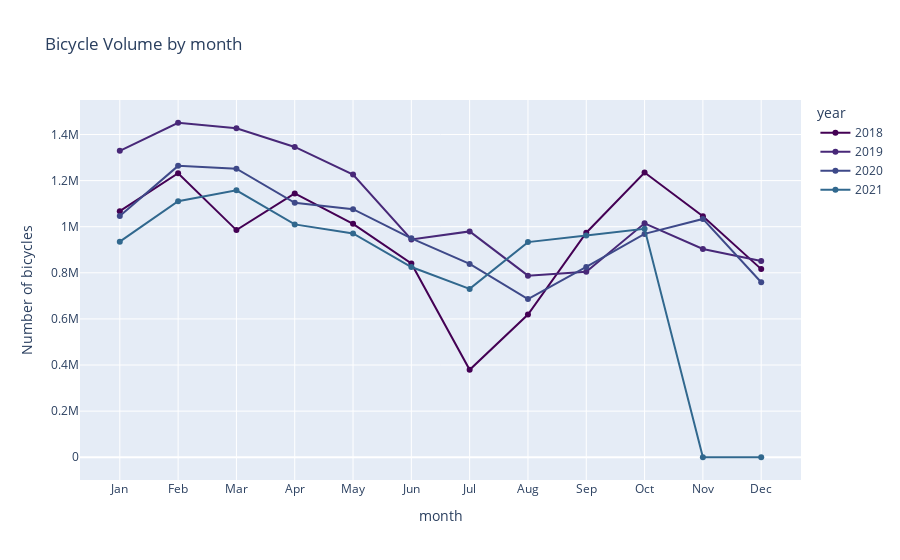

This figure's notebook cell:
### Code cell
#df['m'] = df['month_year'].dt.strftime('%Y-%m')
df_volume = df.query('(year>2017)&(year_M<"2021-11")')\
              .groupby(['year','week'])['VEHICLE'].sum().reset_index()

df_volume = df_volume.rename(columns={"VEHICLE":"Number of bicycles"})

fig = px.line(df_volume, 
             x='week',
             y='Number of bicycles', 
             color='year',
             #height=800, width=800,
             markers = True,
             title="Bicycle Volume by week",
             color_discrete_sequence=px.colors.sequential.Viridis,
              render_mode="SVG")

#fig.add_annotation(x= '1 Sep, 2020', y=60,
#           text="Text annotation with arrow",
#           showarrow=True,
#           arrowhead=1)

##fig.update_xaxes(
#    rangeslider_visible=True,
#    rangeselector=dict(
#        buttons=list([
#            dict(count=1, label="1m", step="month", stepmode="backward"),
#            dict(count=6, label="6m", step="month", stepmode="backward"),
#            dict(count=1, label="YTD", step="year", stepmode="todate"),
#            dict(count=1, label="1y", step="year", stepmode="backward"),
#            dict(step="all")
#        ])
#    )
#)
fig.show()
#fig.write_html('test.html')

### Figure 1 — Plotly figure (JSON) as saved in the notebook; plotly's stock layout.template omitted (floating-point values rounded to 4 significant figures)
{"data": [{"hovertemplate": "year=2018<br>month=%{x}<br>Number of bicycles=%{y}<extra></extra>", "legendgroup": "2018", "line": {"color": "#440154", "dash": "solid"}, "marker": {"symbol": "circle"}, "mode": "markers+lines", "name": "2018", "orientation": "v", "showlegend": true, "type": "scatter", "x": ["Jan", "Feb", "Mar", "Apr", "May", "Jun", "Jul", "Aug", "Sep", "Oct", "Nov", "Dec"], "xaxis": "x", "y": [1067569, 1231709, 985256, 1144462, 1012356, 840703, 379110, 619319, 973950, 1235027, 1045408, 816033], "yaxis": "y"}, {"hovertemplate": "year=2019<br>month=%{x}<br>Number of bicycles=%{y}<extra></extra>", "legendgroup": "2019", "line": {"color": "#482878", "dash": "solid"}, "marker": {"symbol": "circle"}, "mode": "markers+lines", "name": "2019", "orientation": "v", "showlegend": true, "type": "scatter", "x": ["Jan", "Feb", "Mar", "Apr", "May", "Jun", "Jul", "Aug", "Sep", "Oct", "Nov", "Dec"], "xaxis": "x", "y": [1329267, 1450906, 1426720, 1345941, 1226198, 944481, 979665, 787699, 804105, 1014828, 903482, 851657], "yaxis": "y"}, {"hovertemplate": "year=2020<br>month=%{x}<br>Number of bicycles=%{y}<extra></extra>", "legendgroup": "2020", "line": {"color": "#3e4989", "dash": "solid"}, "marker": {"symbol": "circle"}, "mode": "markers+lines", "name": "2020", "orientation": "v", "showlegend": true, "type": "scatter", "x": ["Jan", "Feb", "Mar", "Apr", "May", "Jun", "Jul", "Aug", "Sep", "Oct", "Nov", "Dec"], "xaxis": "x", "y": [1046708, 1263867, 1251900, 1103580, 1075894, 949406, 838584, 686294, 825636, 968836, 1033805, 759205], "yaxis": "y"}, {"hovertemplate": "year=2021<br>month=%{x}<br>Number of bicycles=%{y}<extra></extra>", "legendgroup": "2021", "line": {"color": "#31688e", "dash": "solid"}, "marker": {"symbol": "circle"}, "mode": "markers+lines", "name": "2021", "orientation": "v", "showlegend": true, "type": "scatter", "x": ["Jan", "Feb", "Mar", "Apr", "May", "Jun", "Jul", "Aug", "Sep", "Oct", "Nov", "Dec"], "xaxis": "x", "y": [935018, 1110309, 1157760, 1010042, 970633, 825070, 730211, 933134, 962318, 990645, 0, 0], "yaxis": "y"}], "layout": {"legend": {"title": {"text": "year"}, "tracegroupgap": 0}, "title": {"text": "Bicycle Volume by month"}, "xaxis": {"anchor": "y", "domain": [0, 1], "title": {"text": "month"}}, "yaxis": {"anchor": "x", "domain": [0, 1], "title": {"text": "Number of bicycles"}}}}
